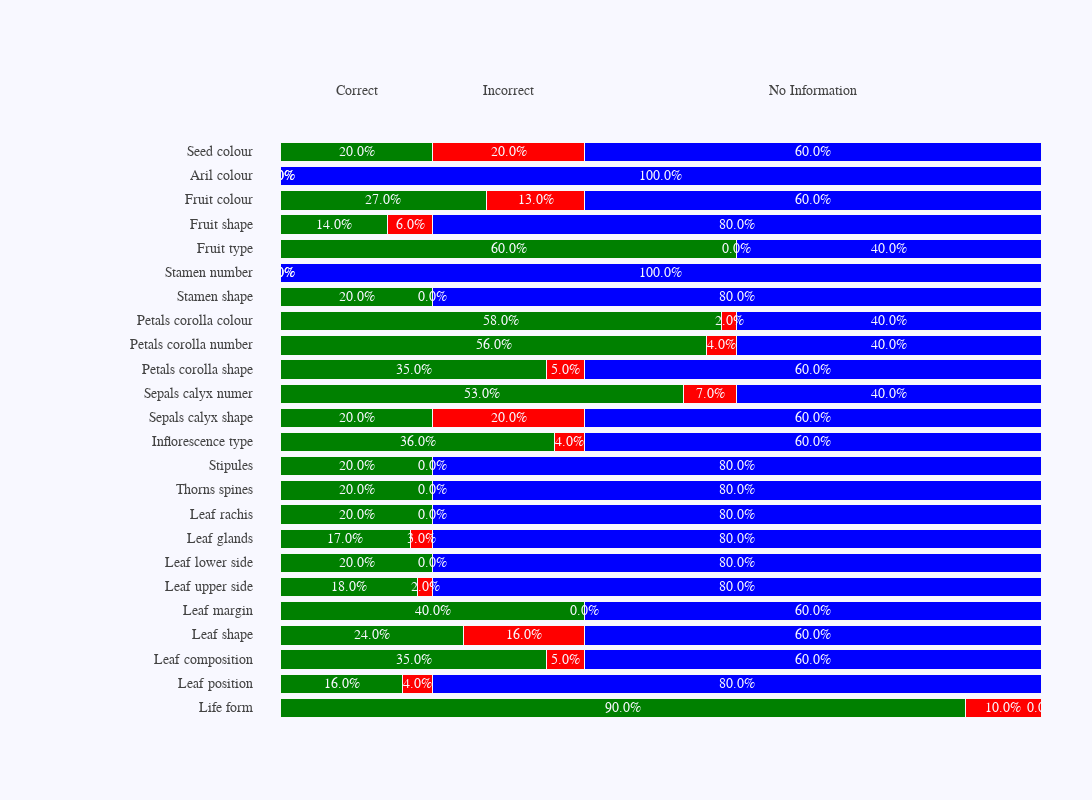

The notebook cell saved with this chart:
### Code cell
top_labels = [
     'Correct', 
     'Incorrect', 
     'No Information']

colors = [
     'green', 
     'red', 
     'blue']



fig = go.Figure()

for i in range(0, len(x_data[0])):
    for xd, yd in zip(x_data, y_data):
        fig.add_trace(go.Bar(
            x=[xd[i]], y=[yd],
            orientation='h',
            marker=dict(
                color=colors[i],
                line=dict(color='rgb(248, 248, 249)', width=1)
            )
        ))

fig.update_layout(
    xaxis=dict(
        showgrid=False,
        showline=False,
        showticklabels=False,
        zeroline=False,
        domain=[0.15, 1]
    ),
    yaxis=dict(
        showgrid=False,
        showline=False,
        showticklabels=False,
        zeroline=False,
    ),
    barmode='stack',
    paper_bgcolor='rgb(248, 248, 255)',
    plot_bgcolor='rgb(248, 248, 255)',
    margin=dict(l=120, r=10, t=140, b=80),
    showlegend=False,
)

annotations = []

for yd, xd in zip(y_data, x_data):
    
    # labeling the y-axis
    annotations.append(dict(xref='paper', yref='y',
                            x=0.14, y=yd,
                            xanchor='right',
                            text=str(yd),
                            font=dict(family='Arial', size=14,
                                      color='rgb(67, 67, 67)'),
                            showarrow=False, align='right'))
    
    # labeling the first percentage of each bar (x_axis)
    annotations.append(dict(xref='x', yref='y',
                            x=xd[0] / 2, y=yd,
                            text=str(xd[0]) + '%',
                            font=dict(family='Arial', size=14,
                                      color='rgb(248, 248, 255)'),
                            showarrow=False))
   
    # labeling the first Likert scale (on the top)
    if yd == y_data[-1]:
        annotations.append(dict(xref='x', yref='paper',
                                x=xd[0] / 2, y=1.1,
                                text=top_labels[0],
                                font=dict(family='Arial', size=14,
                                          color='rgb(67, 67, 67)'),
                                showarrow=False))
    space = xd[0]
    for i in range(1, len(xd)):
            # labeling the rest of percentages for each bar (x_axis)
            annotations.append(dict(xref='x', yref='y',
                                    x=space + (xd[i]/2), y=yd,
                                    text=str(xd[i]) + '%',
                                    font=dict(family='Arial', size=14,
                                              color='rgb(248, 248, 255)'),
                                    showarrow=False))
            
            # labeling the Likert scale
            if yd == y_data[-1]:
                annotations.append(dict(xref='x', yref='paper',
                                        x=space + (xd[i]/2), y=1.1,
                                        text=top_labels[i],
                                        font=dict(family='Arial', size=14,
                                                  color='rgb(67, 67, 67)'),
                                        showarrow=False))
            space += xd[i]

fig.update_layout(annotations=annotations, width=1300, height=800)
fig.update_yaxes(automargin=True)

fig.show()

### Figure 1 — Plotly figure (JSON) as saved in the notebook; plotly's stock layout.template omitted (floating-point values rounded to 4 significant figures)
{"data": [{"marker": {"color": "green", "line": {"color": "rgb(248, 248, 249)", "width": 1}}, "orientation": "h", "type": "bar", "x": [90], "y": ["Life form"]}, {"marker": {"color": "green", "line": {"color": "rgb(248, 248, 249)", "width": 1}}, "orientation": "h", "type": "bar", "x": [16], "y": ["Leaf position"]}, {"marker": {"color": "green", "line": {"color": "rgb(248, 248, 249)", "width": 1}}, "orientation": "h", "type": "bar", "x": [35], "y": ["Leaf composition"]}, {"marker": {"color": "green", "line": {"color": "rgb(248, 248, 249)", "width": 1}}, "orientation": "h", "type": "bar", "x": [24], "y": ["Leaf shape"]}, {"marker": {"color": "green", "line": {"color": "rgb(248, 248, 249)", "width": 1}}, "orientation": "h", "type": "bar", "x": [40], "y": ["Leaf margin"]}, {"marker": {"color": "green", "line": {"color": "rgb(248, 248, 249)", "width": 1}}, "orientation": "h", "type": "bar", "x": [18], "y": ["Leaf upper side"]}, {"marker": {"color": "green", "line": {"color": "rgb(248, 248, 249)", "width": 1}}, "orientation": "h", "type": "bar", "x": [20], "y": ["Leaf lower side"]}, {"marker": {"color": "green", "line": {"color": "rgb(248, 248, 249)", "width": 1}}, "orientation": "h", "type": "bar", "x": [17], "y": ["Leaf glands"]}, {"marker": {"color": "green", "line": {"color": "rgb(248, 248, 249)", "width": 1}}, "orientation": "h", "type": "bar", "x": [20], "y": ["Leaf rachis"]}, {"marker": {"color": "green", "line": {"color": "rgb(248, 248, 249)", "width": 1}}, "orientation": "h", "type": "bar", "x": [20], "y": ["Thorns spines"]}, {"marker": {"color": "green", "line": {"color": "rgb(248, 248, 249)", "width": 1}}, "orientation": "h", "type": "bar", "x": [20], "y": ["Stipules"]}, {"marker": {"color": "green", "line": {"color": "rgb(248, 248, 249)", "width": 1}}, "orientation": "h", "type": "bar", "x": [36], "y": ["Inflorescence type"]}, {"marker": {"color": "green", "line": {"color": "rgb(248, 248, 249)", "width": 1}}, "orientation": "h", "type": "bar", "x": [20], "y": ["Sepals calyx shape"]}, {"marker": {"color": "green", "line": {"color": "rgb(248, 248, 249)", "width": 1}}, "orientation": "h", "type": "bar", "x": [53], "y": ["Sepals calyx numer"]}, {"marker": {"color": "green", "line": {"color": "rgb(248, 248, 249)", "width": 1}}, "orientation": "h", "type": "bar", "x": [35], "y": ["Petals corolla shape"]}, {"marker": {"color": "green", "line": {"color": "rgb(248, 248, 249)", "width": 1}}, "orientation": "h", "type": "bar", "x": [56], "y": ["Petals corolla number"]}, {"marker": {"color": "green", "line": {"color": "rgb(248, 248, 249)", "width": 1}}, "orientation": "h", "type": "bar", "x": [58], "y": ["Petals corolla colour"]}, {"marker": {"color": "green", "line": {"color": "rgb(248, 248, 249)", "width": 1}}, "orientation": "h", "type": "bar", "x": [20], "y": ["Stamen shape"]}, {"marker": {"color": "green", "line": {"color": "rgb(248, 248, 249)", "width": 1}}, "orientation": "h", "type": "bar", "x": [0], "y": ["Stamen number"]}, {"marker": {"color": "green", "line": {"color": "rgb(248, 248, 249)", "width": 1}}, "orientation": "h", "type": "bar", "x": [60], "y": ["Fruit type"]}, {"marker": {"color": "green", "line": {"color": "rgb(248, 248, 249)", "width": 1}}, "orientation": "h", "type": "bar", "x": [14], "y": ["Fruit shape"]}, {"marker": {"color": "green", "line": {"color": "rgb(248, 248, 249)", "width": 1}}, "orientation": "h", "type": "bar", "x": [27], "y": ["Fruit colour"]}, {"marker": {"color": "green", "line": {"color": "rgb(248, 248, 249)", "width": 1}}, "orientation": "h", "type": "bar", "x": [0], "y": ["Aril colour"]}, {"marker": {"color": "green", "line": {"color": "rgb(248, 248, 249)", "width": 1}}, "orientation": "h", "type": "bar", "x": [20], "y": ["Seed colour"]}, {"marker": {"color": "red", "line": {"color": "rgb(248, 248, 249)", "width": 1}}, "orientation": "h", "type": "bar", "x": [10], "y": ["Life form"]}, {"marker": {"color": "red", "line": {"color": "rgb(248, 248, 249)", "width": 1}}, "orientation": "h", "type": "bar", "x": [4], "y": ["Leaf position"]}, {"marker": {"color": "red", "line": {"color": "rgb(248, 248, 249)", "width": 1}}, "orientation": "h", "type": "bar", "x": [5], "y": ["Leaf composition"]}, {"marker": {"color": "red", "line": {"color": "rgb(248, 248, 249)", "width": 1}}, "orientation": "h", "type": "bar", "x": [16], "y": ["Leaf shape"]}, {"marker": {"color": "red", "line": {"color": "rgb(248, 248, 249)", "width": 1}}, "orientation": "h", "type": "bar", "x": [0], "y": ["Leaf margin"]}, {"marker": {"color": "red", "line": {"color": "rgb(248, 248, 249)", "width": 1}}, "orientation": "h", "type": "bar", "x": [2], "y": ["Leaf upper side"]}, {"marker": {"color": "red", "line": {"color": "rgb(248, 248, 249)", "width": 1}}, "orientation": "h", "type": "bar", "x": [0], "y": ["Leaf lower side"]}, {"marker": {"color": "red", "line": {"color": "rgb(248, 248, 249)", "width": 1}}, "orientation": "h", "type": "bar", "x": [3], "y": ["Leaf glands"]}, {"marker": {"color": "red", "line": {"color": "rgb(248, 248, 249)", "width": 1}}, "orientation": "h", "type": "bar", "x": [0], "y": ["Leaf rachis"]}, {"marker": {"color": "red", "line": {"color": "rgb(248, 248, 249)", "width": 1}}, "orientation": "h", "type": "bar", "x": [0], "y": ["Thorns spines"]}, {"marker": {"color": "red", "line": {"color": "rgb(248, 248, 249)", "width": 1}}, "orientation": "h", "type": "bar", "x": [0], "y": ["Stipules"]}, {"marker": {"color": "red", "line": {"color": "rgb(248, 248, 249)", "width": 1}}, "orientation": "h", "type": "bar", "x": [4], "y": ["Inflorescence type"]}, {"marker": {"color": "red", "line": {"color": "rgb(248, 248, 249)", "width": 1}}, "orientation": "h", "type": "bar", "x": [20], "y": ["Sepals calyx shape"]}, {"marker": {"color": "red", "line": {"color": "rgb(248, 248, 249)", "width": 1}}, "orientation": "h", "type": "bar", "x": [7], "y": ["Sepals calyx numer"]}, {"marker": {"color": "red", "line": {"color": "rgb(248, 248, 249)", "width": 1}}, "orientation": "h", "type": "bar", "x": [5], "y": ["Petals corolla shape"]}, {"marker": {"color": "red", "line": {"color": "rgb(248, 248, 249)", "width": 1}}, "orientation": "h", "type": "bar", "x": [4], "y": ["Petals corolla number"]}, {"marker": {"color": "red", "line": {"color": "rgb(248, 248, 249)", "width": 1}}, "orientation": "h", "type": "bar", "x": [2], "y": ["Petals corolla colour"]}, {"marker": {"color": "red", "line": {"color": "rgb(248, 248, 249)", "width": 1}}, "orientation": "h", "type": "bar", "x": [0], "y": ["Stamen shape"]}, {"marker": {"color": "red", "line": {"color": "rgb(248, 248, 249)", "width": 1}}, "orientation": "h", "type": "bar", "x": [0], "y": ["Stamen number"]}, {"marker": {"color": "red", "line": {"color": "rgb(248, 248, 249)", "width": 1}}, "orientation": "h", "type": "bar", "x": [0], "y": ["Fruit type"]}, {"marker": {"color": "red", "line": {"color": "rgb(248, 248, 249)", "width": 1}}, "orientation": "h", "type": "bar", "x": [6], "y": ["Fruit shape"]}, {"marker": {"color": "red", "line": {"color": "rgb(248, 248, 249)", "width": 1}}, "orientation": "h", "type": "bar", "x": [13], "y": ["Fruit colour"]}, {"marker": {"color": "red", "line": {"color": "rgb(248, 248, 249)", "width": 1}}, "orientation": "h", "type": "bar", "x": [0], "y": ["Aril colour"]}, {"marker": {"color": "red", "line": {"color": "rgb(248, 248, 249)", "width": 1}}, "orientation": "h", "type": "bar", "x": [20], "y": ["Seed colour"]}, {"marker": {"color": "blue", "line": {"color": "rgb(248, 248, 249)", "width": 1}}, "orientation": "h", "type": "bar", "x": [0], "y": ["Life form"]}, {"marker": {"color": "blue", "line": {"color": "rgb(248, 248, 249)", "width": 1}}, "orientation": "h", "type": "bar", "x": [80], "y": ["Leaf position"]}, {"marker": {"color": "blue", "line": {"color": "rgb(248, 248, 249)", "width": 1}}, "orientation": "h", "type": "bar", "x": [60], "y": ["Leaf composition"]}, {"marker": {"color": "blue", "line": {"color": "rgb(248, 248, 249)", "width": 1}}, "orientation": "h", "type": "bar", "x": [60], "y": ["Leaf shape"]}, {"marker": {"color": "blue", "line": {"color": "rgb(248, 248, 249)", "width": 1}}, "orientation": "h", "type": "bar", "x": [60], "y": ["Leaf margin"]}, {"marker": {"color": "blue", "line": {"color": "rgb(248, 248, 249)", "width": 1}}, "orientation": "h", "type": "bar", "x": [80], "y": ["Leaf upper side"]}, {"marker": {"color": "blue", "line": {"color": "rgb(248, 248, 249)", "width": 1}}, "orientation": "h", "type": "bar", "x": [80], "y": ["Leaf lower side"]}, {"marker": {"color": "blue", "line": {"color": "rgb(248, 248, 249)", "width": 1}}, "orientation": "h", "type": "bar", "x": [80], "y": ["Leaf glands"]}, {"marker": {"color": "blue", "line": {"color": "rgb(248, 248, 249)", "width": 1}}, "orientation": "h", "type": "bar", "x": [80], "y": ["Leaf rachis"]}, {"marker": {"color": "blue", "line": {"color": "rgb(248, 248, 249)", "width": 1}}, "orientation": "h", "type": "bar", "x": [80], "y": ["Thorns spines"]}, {"marker": {"color": "blue", "line": {"color": "rgb(248, 248, 249)", "width": 1}}, "orientation": "h", "type": "bar", "x": [80], "y": ["Stipules"]}, {"marker": {"color": "blue", "line": {"color": "rgb(248, 248, 249)", "width": 1}}, "orientation": "h", "type": "bar", "x": [60], "y": ["Inflorescence type"]}, {"marker": {"color": "blue", "line": {"color": "rgb(248, 248, 249)", "width": 1}}, "orientation": "h", "type": "bar", "x": [60], "y": ["Sepals calyx shape"]}, {"marker": {"color": "blue", "line": {"color": "rgb(248, 248, 249)", "width": 1}}, "orientation": "h", "type": "bar", "x": [40], "y": ["Sepals calyx numer"]}, {"marker": {"color": "blue", "line": {"color": "rgb(248, 248, 249)", "width": 1}}, "orientation": "h", "type": "bar", "x": [60], "y": ["Petals corolla shape"]}, {"marker": {"color": "blue", "line": {"color": "rgb(248, 248, 249)", "width": 1}}, "orientation": "h", "type": "bar", "x": [40], "y": ["Petals corolla number"]}, {"marker": {"color": "blue", "line": {"color": "rgb(248, 248, 249)", "width": 1}}, "orientation": "h", "type": "bar", "x": [40], "y": ["Petals corolla colour"]}, {"marker": {"color": "blue", "line": {"color": "rgb(248, 248, 249)", "width": 1}}, "orientation": "h", "type": "bar", "x": [80], "y": ["Stamen shape"]}, {"marker": {"color": "blue", "line": {"color": "rgb(248, 248, 249)", "width": 1}}, "orientation": "h", "type": "bar", "x": [100], "y": ["Stamen number"]}, {"marker": {"color": "blue", "line": {"color": "rgb(248, 248, 249)", "width": 1}}, "orientation": "h", "type": "bar", "x": [40], "y": ["Fruit type"]}, {"marker": {"color": "blue", "line": {"color": "rgb(248, 248, 249)", "width": 1}}, "orientation": "h", "type": "bar", "x": [80], "y": ["Fruit shape"]}, {"marker": {"color": "blue", "line": {"color": "rgb(248, 248, 249)", "width": 1}}, "orientation": "h", "type": "bar", "x": [60], "y": ["Fruit colour"]}, {"marker": {"color": "blue", "line": {"color": "rgb(248, 248, 249)", "width": 1}}, "orientation": "h", "type": "bar", "x": [100], "y": ["Aril colour"]}, {"marker": {"color": "blue", "line": {"color": "rgb(248, 248, 249)", "width": 1}}, "orientation": "h", "type": "bar", "x": [60], "y": ["Seed colour"]}], "layout": {"annotations": [{"align": "right", "font": {"color": "rgb(67, 67, 67)", "family": "Arial", "size": 14}, "showarrow": false, "text": "Life form", "x": 0.14, "xanchor": "right", "xref": "paper", "y": "Life form", "yref": "y"}, {"font": {"color": "rgb(248, 248, 255)", "family": "Arial", "size": 14}, "showarrow": false, "text": "90.0%", "x": 45, "xref": "x", "y": "Life form", "yref": "y"}, {"font": {"color": "rgb(248, 248, 255)", "family": "Arial", "size": 14}, "showarrow": false, "text": "10.0%", "x": 95, "xref": "x", "y": "Life form", "yref": "y"}, {"font": {"color": "rgb(248, 248, 255)", "family": "Arial", "size": 14}, "showarrow": false, "text": "0.0%", "x": 100, "xref": "x", "y": "Life form", "yref": "y"}, {"align": "right", "font": {"color": "rgb(67, 67, 67)", "family": "Arial", "size": 14}, "showarrow": false, "text": "Leaf position", "x": 0.14, "xanchor": "right", "xref": "paper", "y": "Leaf position", "yref": "y"}, {"font": {"color": "rgb(248, 248, 255)", "family": "Arial", "size": 14}, "showarrow": false, "text": "16.0%", "x": 8, "xref": "x", "y": "Leaf position", "yref": "y"}, {"font": {"color": "rgb(248, 248, 255)", "family": "Arial", "size": 14}, "showarrow": false, "text": "4.0%", "x": 18, "xref": "x", "y": "Leaf position", "yref": "y"}, {"font": {"color": "rgb(248, 248, 255)", "family": "Arial", "size": 14}, "showarrow": false, "text": "80.0%", "x": 60, "xref": "x", "y": "Leaf position", "yref": "y"}, {"align": "right", "font": {"color": "rgb(67, 67, 67)", "family": "Arial", "size": 14}, "showarrow": false, "text": "Leaf composition", "x": 0.14, "xanchor": "right", "xref": "paper", "y": "Leaf composition", "yref": "y"}, {"font": {"color": "rgb(248, 248, 255)", "family": "Arial", "size": 14}, "showarrow": false, "text": "35.0%", "x": 17.5, "xref": "x", "y": "Leaf composition", "yref": "y"}, {"font": {"color": "rgb(248, 248, 255)", "family": "Arial", "size": 14}, "showarrow": false, "text": "5.0%", "x": 37.5, "xref": "x", "y": "Leaf composition", "yref": "y"}, {"font": {"color": "rgb(248, 248, 255)", "family": "Arial", "size": 14}, "showarrow": false, "text": "60.0%", "x": 70, "xref": "x", "y": "Leaf composition", "yref": "y"}, {"align": "right", "font": {"color": "rgb(67, 67, 67)", "family": "Arial", "size": 14}, "showarrow": false, "text": "Leaf shape", "x": 0.14, "xanchor": "right", "xref": "paper", "y": "Leaf shape", "yref": "y"}, {"font": {"color": "rgb(248, 248, 255)", "family": "Arial", "size": 14}, "showarrow": false, "text": "24.0%", "x": 12, "xref": "x", "y": "Leaf shape", "yref": "y"}, {"font": {"color": "rgb(248, 248, 255)", "family": "Arial", "size": 14}, "showarrow": false, "text": "16.0%", "x": 32, "xref": "x", "y": "Leaf shape", "yref": "y"}, {"font": {"color": "rgb(248, 248, 255)", "family": "Arial", "size": 14}, "showarrow": false, "text": "60.0%", "x": 70, "xref": "x", "y": "Leaf shape", "yref": "y"}, {"align": "right", "font": {"color": "rgb(67, 67, 67)", "family": "Arial", "size": 14}, "showarrow": false, "text": "Leaf margin", "x": 0.14, "xanchor": "right", "xref": "paper", "y": "Leaf margin", "yref": "y"}, {"font": {"color": "rgb(248, 248, 255)", "family": "Arial", "size": 14}, "showarrow": false, "text": "40.0%", "x": 20, "xref": "x", "y": "Leaf margin", "yref": "y"}, {"font": {"color": "rgb(248, 248, 255)", "family": "Arial", "size": 14}, "showarrow": false, "text": "0.0%", "x": 40, "xref": "x", "y": "Leaf margin", "yref": "y"}, {"font": {"color": "rgb(248, 248, 255)", "family": "Arial", "size": 14}, "showarrow": false, "text": "60.0%", "x": 70, "xref": "x", "y": "Leaf margin", "yref": "y"}, {"align": "right", "font": {"color": "rgb(67, 67, 67)", "family": "Arial", "size": 14}, "showarrow": false, "text": "Leaf upper side", "x": 0.14, "xanchor": "right", "xref": "paper", "y": "Leaf upper side", "yref": "y"}, {"font": {"color": "rgb(248, 248, 255)", "family": "Arial", "size": 14}, "showarrow": false, "text": "18.0%", "x": 9, "xref": "x", "y": "Leaf upper side", "yref": "y"}, {"font": {"color": "rgb(248, 248, 255)", "family": "Arial", "size": 14}, "showarrow": false, "text": "2.0%", "x": 19, "xref": "x", "y": "Leaf upper side", "yref": "y"}, {"font": {"color": "rgb(248, 248, 255)", "family": "Arial", "size": 14}, "showarrow": false, "text": "80.0%", "x": 60, "xref": "x", "y": "Leaf upper side", "yref": "y"}, {"align": "right", "font": {"color": "rgb(67, 67, 67)", "family": "Arial", "size": 14}, "showarrow": false, "text": "Leaf lower side", "x": 0.14, "xanchor": "right", "xref": "paper", "y": "Leaf lower side", "yref": "y"}, {"font": {"color": "rgb(248, 248, 255)", "family": "Arial", "size": 14}, "showarrow": false, "text": "20.0%", "x": 10, "xref": "x", "y": "Leaf lower side", "yref": "y"}, {"font": {"color": "rgb(248, 248, 255)", "family": "Arial", "size": 14}, "showarrow": false, "text": "0.0%", "x": 20, "xref": "x", "y": "Leaf lower side", "yref": "y"}, {"font": {"color": "rgb(248, 248, 255)", "family": "Arial", "size": 14}, "showarrow": false, "text": "80.0%", "x": 60, "xref": "x", "y": "Leaf lower side", "yref": "y"}, {"align": "right", "font": {"color": "rgb(67, 67, 67)", "family": "Arial", "size": 14}, "showarrow": false, "text": "Leaf glands", "x": 0.14, "xanchor": "right", "xref": "paper", "y": "Leaf glands", "yref": "y"}, {"font": {"color": "rgb(248, 248, 255)", "family": "Arial", "size": 14}, "showarrow": false, "text": "17.0%", "x": 8.5, "xref": "x", "y": "Leaf glands", "yref": "y"}, {"font": {"color": "rgb(248, 248, 255)", "family": "Arial", "size": 14}, "showarrow": false, "text": "3.0%", "x": 18.5, "xref": "x", "y": "Leaf glands", "yref": "y"}, {"font": {"color": "rgb(248, 248, 255)", "family": "Arial", "size": 14}, "showarrow": false, "text": "80.0%", "x": 60, "xref": "x", "y": "Leaf glands", "yref": "y"}, {"align": "right", "font": {"color": "rgb(67, 67, 67)", "family": "Arial", "size": 14}, "showarrow": false, "text": "Leaf rachis", "x": 0.14, "xanchor": "right", "xref": "paper", "y": "Leaf rachis", "yref": "y"}, {"font": {"color": "rgb(248, 248, 255)", "family": "Arial", "size": 14}, "showarrow": false, "text": "20.0%", "x": 10, "xref": "x", "y": "Leaf rachis", "yref": "y"}, {"font": {"color": "rgb(248, 248, 255)", "family": "Arial", "size": 14}, "showarrow": false, "text": "0.0%", "x": 20, "xref": "x", "y": "Leaf rachis", "yref": "y"}, {"font": {"color": "rgb(248, 248, 255)", "family": "Arial", "size": 14}, "showarrow": false, "text": "80.0%", "x": 60, "xref": "x", "y": "Leaf rachis", "yref": "y"}, {"align": "right", "font": {"color": "rgb(67, 67, 67)", "family": "Arial", "size": 14}, "showarrow": false, "text": "Thorns spines", "x": 0.14, "xanchor": "right", "xref": "paper", "y": "Thorns spines", "yref": "y"}, {"font": {"color": "rgb(248, 248, 255)", "family": "Arial", "size": 14}, "showarrow": false, "text": "20.0%", "x": 10, "xref": "x", "y": "Thorns spines", "yref": "y"}, {"font": {"color": "rgb(248, 248, 255)", "family": "Arial", "size": 14}, "showarrow": false, "text": "0.0%", "x": 20, "xref": "x", "y": "Thorns spines", "yref": "y"}, {"font": {"color": "rgb(248, 248, 255)", "family": "Arial", "size": 14}, "showarrow": false, "text": "80.0%", "x": 60, "xref": "x", "y": "Thorns spines", "yref": "y"}, {"align": "right", "font": {"color": "rgb(67, 67, 67)", "family": "Arial", "size": 14}, "showarrow": false, "text": "Stipules", "x": 0.14, "xanchor": "right", "xref": "paper", "y": "Stipules", "yref": "y"}, {"font": {"color": "rgb(248, 248, 255)", "family": "Arial", "size": 14}, "showarrow": false, "text": "20.0%", "x": 10, "xref": "x", "y": "Stipules", "yref": "y"}, {"font": {"color": "rgb(248, 248, 255)", "family": "Arial", "size": 14}, "showarrow": false, "text": "0.0%", "x": 20, "xref": "x", "y": "Stipules", "yref": "y"}, {"font": {"color": "rgb(248, 248, 255)", "family": "Arial", "size": 14}, "showarrow": false, "text": "80.0%", "x": 60, "xref": "x", "y": "Stipules", "yref": "y"}, {"align": "right", "font": {"color": "rgb(67, 67, 67)", "family": "Arial", "size": 14}, "showarrow": false, "text": "Inflorescence type", "x": 0.14, "xanchor": "right", "xref": "paper", "y": "Inflorescence type", "yref": "y"}, {"font": {"color": "rgb(248, 248, 255)", "family": "Arial", "size": 14}, "showarrow": false, "text": "36.0%", "x": 18, "xref": "x", "y": "Inflorescence type", "yref": "y"}, {"font": {"color": "rgb(248, 248, 255)", "family": "Arial", "size": 14}, "showarrow": false, "text": "4.0%", "x": 38, "xref": "x", "y": "Inflorescence type", "yref": "y"}, {"font": {"color": "rgb(248, 248, 255)", "family": "Arial", "size": 14}, "showarrow": false, "text": "60.0%", "x": 70, "xref": "x", "y": "Inflorescence type", "yref": "y"}, {"align": "right", "font": {"color": "rgb(67, 67, 67)", "family": "Arial", "size": 14}, "showarrow": false, "text": "Sepals calyx shape", "x": 0.14, "xanchor": "right", "xref": "paper", "y": "Sepals calyx shape", "yref": "y"}, {"font": {"color": "rgb(248, 248, 255)", "family": "Arial", "size": 14}, "showarrow": false, "text": "20.0%", "x": 10, "xref": "x", "y": "Sepals calyx shape", "yref": "y"}, {"font": {"color": "rgb(248, 248, 255)", "family": "Arial", "size": 14}, "showarrow": false, "text": "20.0%", "x": 30, "xref": "x", "y": "Sepals calyx shape", "yref": "y"}, {"font": {"color": "rgb(248, 248, 255)", "family": "Arial", "size": 14}, "showarrow": false, "text": "60.0%", "x": 70, "xref": "x", "y": "Sepals calyx shape", "yref": "y"}, {"align": "right", "font": {"color": "rgb(67, 67, 67)", "family": "Arial", "size": 14}, "showarrow": false, "text": "Sepals calyx numer", "x": 0.14, "xanchor": "right", "xref": "paper", "y": "Sepals calyx numer", "yref": "y"}, {"font": {"color": "rgb(248, 248, 255)", "family": "Arial", "size": 14}, "showarrow": false, "text": "53.0%", "x": 26.5, "xref": "x", "y": "Sepals calyx numer", "yref": "y"}, {"font": {"color": "rgb(248, 248, 255)", "family": "Arial", "size": 14}, "showarrow": false, "text": "7.0%", "x": 56.5, "xref": "x", "y": "Sepals calyx numer", "yref": "y"}, {"font": {"color": "rgb(248, 248, 255)", "family": "Arial", "size": 14}, "showarrow": false, "text": "40.0%", "x": 80, "xref": "x", "y": "Sepals calyx numer", "yref": "y"}, {"align": "right", "font": {"color": "rgb(67, 67, 67)", "family": "Arial", "size": 14}, "showarrow": false, "text": "Petals corolla shape", "x": 0.14, "xanchor": "right", "xref": "paper", "y": "Petals corolla shape", "yref": "y"}, {"font": {"color": "rgb(248, 248, 255)", "family": "Arial", "size": 14}, "showarrow": false, "text": "35.0%", "x": 17.5, "xref": "x", "y": "Petals corolla shape", "yref": "y"}, {"font": {"color": "rgb(248, 248, 255)", "family": "Arial", "size": 14}, "showarrow": false, "text": "5.0%", "x": 37.5, "xref": "x", "y": "Petals corolla shape", "yref": "y"}, {"font": {"color": "rgb(248, 248, 255)", "family": "Arial", "size": 14}, "showarrow": false, "text": "60.0%", "x": 70, "xref": "x", "y": "Petals corolla shape", "yref": "y"}, {"align": "right", "font": {"color": "rgb(67, 67, 67)", "family": "Arial", "size": 14}, "showarrow": false, "text": "Petals corolla number", "x": 0.14, "xanchor": "right", "xref": "paper", "y": "Petals corolla number", "yref": "y"}, {"font": {"color": "rgb(248, 248, 255)", "family": "Arial", "size": 14}, "showarrow": false, "text": "56.0%", "x": 28, "xref": "x", "y": "Petals corolla number", "yref": "y"}, {"font": {"color": "rgb(248, 248, 255)", "family": "Arial", "size": 14}, "showarrow": false, "text": "4.0%", "x": 58, "xref": "x", "y": "Petals corolla number", "yref": "y"}, {"font": {"color": "rgb(248, 248, 255)", "family": "Arial", "size": 14}, "showarrow": false, "text": "40.0%", "x": 80, "xref": "x", "y": "Petals corolla number", "yref": "y"}, {"align": "right", "font": {"color": "rgb(67, 67, 67)", "family": "Arial", "size": 14}, "showarrow": false, "text": "Petals corolla colour", "x": 0.14, "xanchor": "right", "xref": "paper", "y": "Petals corolla colour", "yref": "y"}, {"font": {"color": "rgb(248, 248, 255)", "family": "Arial", "size": 14}, "showarrow": false, "text": "58.0%", "x": 29, "xref": "x", "y": "Petals corolla colour", "yref": "y"}, {"font": {"color": "rgb(248, 248, 255)", "family": "Arial", "size": 14}, "showarrow": false, "text": "2.0%", "x": 59, "xref": "x", "y": "Petals corolla colour", "yref": "y"}, {"font": {"color": "rgb(248, 248, 255)", "family": "Arial", "size": 14}, "showarrow": false, "text": "40.0%", "x": 80, "xref": "x", "y": "Petals corolla colour", "yref": "y"}, {"align": "right", "font": {"color": "rgb(67, 67, 67)", "family": "Arial", "size": 14}, "showarrow": false, "text": "Stamen shape", "x": 0.14, "xanchor": "right", "xref": "paper", "y": "Stamen shape", "yref": "y"}, {"font": {"color": "rgb(248, 248, 255)", "family": "Arial", "size": 14}, "showarrow": false, "text": "20.0%", "x": 10, "xref": "x", "y": "Stamen shape", "yref": "y"}, {"font": {"color": "rgb(248, 248, 255)", "family": "Arial", "size": 14}, "showarrow": false, "text": "0.0%", "x": 20, "xref": "x", "y": "Stamen shape", "yref": "y"}, {"font": {"color": "rgb(248, 248, 255)", "family": "Arial", "size": 14}, "showarrow": false, "text": "80.0%", "x": 60, "xref": "x", "y": "Stamen shape", "yref": "y"}, {"align": "right", "font": {"color": "rgb(67, 67, 67)", "family": "Arial", "size": 14}, "showarrow": false, "text": "Stamen number", "x": 0.14, "xanchor": "right", "xref": "paper", "y": "Stamen number", "yref": "y"}, {"font": {"color": "rgb(248, 248, 255)", "family": "Arial", "size": 14}, "showarrow": false, "text": "0.0%", "x": 0, "xref": "x", "y": "Stamen number", "yref": "y"}, {"font": {"color": "rgb(248, 248, 255)", "family": "Arial", "size": 14}, "showarrow": false, "text": "0.0%", "x": 0, "xref": "x", "y": "Stamen number", "yref": "y"}, {"font": {"color": "rgb(248, 248, 255)", "family": "Arial", "size": 14}, "showarrow": false, "text": "100.0%", "x": 50, "xref": "x", "y": "Stamen number", "yref": "y"}, {"align": "right", "font": {"color": "rgb(67, 67, 67)", "family": "Arial", "size": 14}, "showarrow": false, "text": "Fruit type", "x": 0.14, "xanchor": "right", "xref": "paper", "y": "Fruit type", "yref": "y"}, {"font": {"color": "rgb(248, 248, 255)", "family": "Arial", "size": 14}, "showarrow": false, "text": "60.0%", "x": 30, "xref": "x", "y": "Fruit type", "yref": "y"}, {"font": {"color": "rgb(248, 248, 255)", "family": "Arial", "size": 14}, "showarrow": false, "text": "0.0%", "x": 60, "xref": "x", "y": "Fruit type", "yref": "y"}, {"font": {"color": "rgb(248, 248, 255)", "family": "Arial", "size": 14}, "showarrow": false, "text": "40.0%", "x": 80, "xref": "x", "y": "Fruit type", "yref": "y"}, {"align": "right", "font": {"color": "rgb(67, 67, 67)", "family": "Arial", "size": 14}, "showarrow": false, "text": "Fruit shape", "x": 0.14, "xanchor": "right", "xref": "paper", "y": "Fruit shape", "yref": "y"}, {"font": {"color": "rgb(248, 248, 255)", "family": "Arial", "size": 14}, "showarrow": false, "text": "14.0%", "x": 7, "xref": "x", "y": "Fruit shape", "yref": "y"}, {"font": {"color": "rgb(248, 248, 255)", "family": "Arial", "size": 14}, "showarrow": false, "text": "6.0%", "x": 17, "xref": "x", "y": "Fruit shape", "yref": "y"}, {"font": {"color": "rgb(248, 248, 255)", "family": "Arial", "size": 14}, "showarrow": false, "text": "80.0%", "x": 60, "xref": "x", "y": "Fruit shape", "yref": "y"}, {"align": "right", "font": {"color": "rgb(67, 67, 67)", "family": "Arial", "size": 14}, "showarrow": false, "text": "Fruit colour", "x": 0.14, "xanchor": "right", "xref": "paper", "y": "Fruit colour", "yref": "y"}, {"font": {"color": "rgb(248, 248, 255)", "family": "Arial", "size": 14}, "showarrow": false, "text": "27.0%", "x": 13.5, "xref": "x", "y": "Fruit colour", "yref": "y"}, {"font": {"color": "rgb(248, 248, 255)", "family": "Arial", "size": 14}, "showarrow": false, "text": "13.0%", "x": 33.5, "xref": "x", "y": "Fruit colour", "yref": "y"}, {"font": {"color": "rgb(248, 248, 255)", "family": "Arial", "size": 14}, "showarrow": false, "text": "60.0%", "x": 70, "xref": "x", "y": "Fruit colour", "yref": "y"}, {"align": "right", "font": {"color": "rgb(67, 67, 67)", "family": "Arial", "size": 14}, "showarrow": false, "text": "Aril colour", "x": 0.14, "xanchor": "right", "xref": "paper", "y": "Aril colour", "yref": "y"}, {"font": {"color": "rgb(248, 248, 255)", "family": "Arial", "size": 14}, "showarrow": false, "text": "0.0%", "x": 0, "xref": "x", "y": "Aril colour", "yref": "y"}, {"font": {"color": "rgb(248, 248, 255)", "family": "Arial", "size": 14}, "showarrow": false, "text": "0.0%", "x": 0, "xref": "x", "y": "Aril colour", "yref": "y"}, {"font": {"color": "rgb(248, 248, 255)", "family": "Arial", "size": 14}, "showarrow": false, "text": "100.0%", "x": 50, "xref": "x", "y": "Aril colour", "yref": "y"}, {"align": "right", "font": {"color": "rgb(67, 67, 67)", "family": "Arial", "size": 14}, "showarrow": false, "text": "Seed colour", "x": 0.14, "xanchor": "right", "xref": "paper", "y": "Seed colour", "yref": "y"}, {"font": {"color": "rgb(248, 248, 255)", "family": "Arial", "size": 14}, "showarrow": false, "text": "20.0%", "x": 10, "xref": "x", "y": "Seed colour", "yref": "y"}, {"font": {"color": "rgb(67, 67, 67)", "family": "Arial", "size": 14}, "showarrow": false, "text": "Correct", "x": 10, "xref": "x", "y": 1.1, "yref": "paper"}, {"font": {"color": "rgb(248, 248, 255)", "family": "Arial", "size": 14}, "showarrow": false, "text": "20.0%", "x": 30, "xref": "x", "y": "Seed colour", "yref": "y"}, {"font": {"color": "rgb(67, 67, 67)", "family": "Arial", "size": 14}, "showarrow": false, "text": "Incorrect", "x": 30, "xref": "x", "y": 1.1, "yref": "paper"}, {"font": {"color": "rgb(248, 248, 255)", "family": "Arial", "size": 14}, "showarrow": false, "text": "60.0%", "x": 70, "xref": "x", "y": "Seed colour", "yref": "y"}, {"font": {"color": "rgb(67, 67, 67)", "family": "Arial", "size": 14}, "showarrow": false, "text": "No Information", "x": 70, "xref": "x", "y": 1.1, "yref": "paper"}], "barmode": "stack", "height": 800, "margin": {"b": 80, "l": 120, "r": 10, "t": 140}, "paper_bgcolor": "rgb(248, 248, 255)", "plot_bgcolor": "rgb(248, 248, 255)", "showlegend": false, "width": 1300, "xaxis": {"domain": [0.15, 1], "showgrid": false, "showline": false, "showticklabels": false, "zeroline": false}, "yaxis": {"automargin": true, "showgrid": false, "showline": false, "showticklabels": false, "zeroline": false}}}
